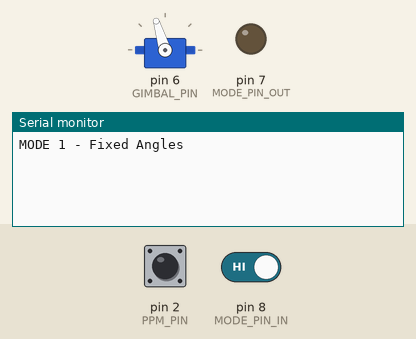
The sketch below on a simulated Arduino Uno, built with avr-gcc and run on an emulated ATmega328P. Shown: servo, output pins drawn as LEDs (lit = HIGH), the last lines printed to the serial monitor. The test bench sets the inputs (shaded band); at power-on: pin 2 (PPM_PIN) LOW, pin 8 (MODE_PIN_IN) HIGH.

Above: at 1.2 s.
1.3 s: pin 2 (PPM_PIN) pulsed HIGH 5 times (0.12 s each, 0.3 s apart)
At 3.7 s:
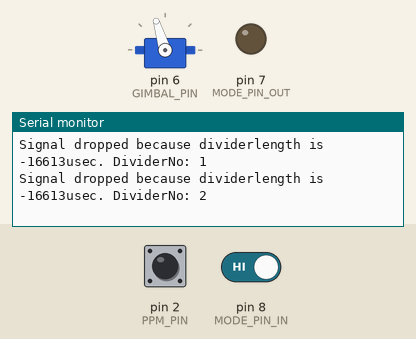
4.3 s: pin 2 (PPM_PIN) driven HIGH and pin 8 (MODE_PIN_IN) driven LOW
At 7.0 s:
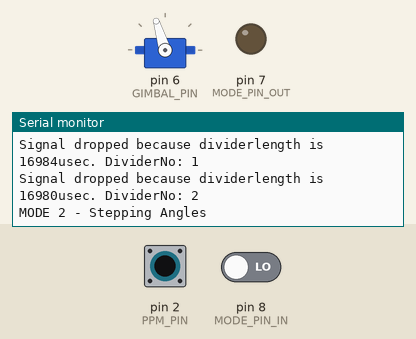
Timing chart, 0 to 8.5 s (numbered marks = the images above; inputs shaded):
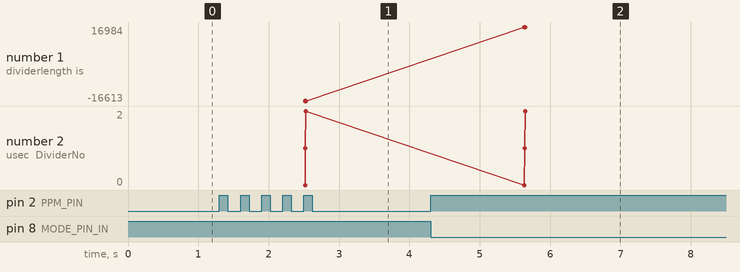

The sketch:

Gimbal_control.ino
```cpp
/*
 *  Bayangtoys X21 BGC Gimbal Control for Ardunio
 *  by kr0k0f4nt (2017) - Version 1.4
 *
 *  Version 1.4 (2019-10-28) by Watt
 *  - PPM signal interpretation is more strict. In case of garbaged signal, it drops the whole cycle.
 *  Version 1.3 (2018-02-13) by Watt
 *  - In Mode 2 buttons are accelerate the gimbal into the direction of the pressed button
 *  - When gimbal rotates at max speed, pressing the same button again stops the rotation
 *  Version 1.2 (2017-10-21)
 *  - Changed MODE 2 control to Start/Stop on each press on Photo/Video (Up/Down)
 *    Also reaching the MAX/MIN Angle will stop the movement
 *  - Changed default Value for SPEED to 2, to allow smooth Pans with the Gimbal
 *  - Remove STEPS Settings, as it is not longer required
 *
 *  Version 1.1 (2017-09-20)
 *  - Added SPEED to SETTINGS to Control MODE 1
 *  - Pressing the Video Button will now always set next Movement on Photo Button to upwards
 *
 *  Version 1.0 (2017-09-19)
 *  - Initial Release
 *
 *  PPM Processing based on Code by Sijjim (https://forum.arduino.cc/index.php?topic=182681.0)
 *  Inspired by Muhammad Imam Zulkarnaen (https://www.youtube.com/watch?v=pYitT60Frjc)
 */

// *********************** SETTINGS ****************************
/*
 * Angle can be 0-2000, but only Values between 1500-2000 make sense
 * 1000 = Camera looks straight up to the drone body, lower values make it look backwards
 * 1500 = Neutal Setting looking straight forward
 * 2000 = Cameras looks straight down
 */
#define MAX           2000     // Max Angle
#define STD           1650     // Standard Angle for MODE 1
#define MIN           1500     // Min Angle
#define SPEED         2        // Speed for MODE 1 when pressing Photo Button, 1 is slowest to 10 fastest
#define SPEED1        1        // Speed for MODE 2, 1 is slowest to 10 fastest
#define SPEED2        3        // Faster speed for MODE 2, 1 is slowest to 10 fastest

/*
 * Interrputs are not available on all Pins, for the Nano only on 2 & 3
 */
#define PPM_PIN       2        // PIN with X21 Signal

/*
 * This only needs to be a Pin that is capable of PWM, for the Nano this is 3,5-6,9-11
 */
#define GIMBAL_PIN    6       // PIN with Gimbal Signal

/*
 * Setting Up Pin Pair for MODE Control
 */
#define MODE_PIN_OUT  7        // MODE Pin Output
#define MODE_PIN_IN   8        // MODE Pin Input
#define MODE_1_FIXED  1        // Mode for fixed Angles on Video Button
#define MODE_2_STEP   2        // Mode for Stepping Angles video Video (Down) and Photo Up

/*
 * This will set the number of channels in the PPM signal
 */

#define CHANNELS        3         // X21 works with 3 Channels
#define CHANNEL_SIGNAL  2         // X21 Signal is on Channel 3

/*
 * These are the Signal average Values for the Channel 3, which varies on the Video/Photo Buttons being pressed
 */

#define SIGNAL_BASE    515
#define SIGNAL_PHOTO   1080
#define SIGNAL_VIDEO   1650
#define SIGNAL_TOLERANCE 20
#define DIVIDER        400
#define DIVIDER_TOLERANCE 35

// ****************** GLOBAL VARIABLES ******************

#include <Servo.h>
Servo Gimbal;

// State Variables for handling Signal toggles
boolean VideoMode = false;
int LastSignal = SIGNAL_BASE;

int GimbalMode = 0;
int GimbalState = STD;

// Variables for MODE 1 Control by Photo Button
int GimbalSteps = 0;
int GimbalLastSteps = SPEED;
                //   0       1     2     3       4
int Speeds[5] = {-SPEED2, -SPEED1, 0, SPEED1, SPEED2};
#define ZEROSPEEDINDEX 2       // Index of zero speed
int SpeedIndex = ZEROSPEEDINDEX;

// Variables for PPM Processing
volatile int Values[CHANNELS] = {0};
volatile int Dividers[CHANNELS + 1];

// *****************************************************

void setup() {
  // Serial Communcication Output
  Serial.begin(115200);

  // Settings up MODE pins
  pinMode(PPM_PIN, INPUT);
  pinMode(MODE_PIN_OUT, OUTPUT);
  pinMode(MODE_PIN_IN, INPUT_PULLUP);
  digitalWrite(MODE_PIN_OUT, LOW);

  // Setting up Gimbal
  Gimbal.attach(GIMBAL_PIN);
  Gimbal.writeMicroseconds(GimbalState);
}

void loop(){

  // MODE Selection
  if (digitalRead(MODE_PIN_IN) == HIGH) {
    if (GimbalMode != MODE_1_FIXED) {
      GimbalMode = MODE_1_FIXED;
      Serial.println("MODE 1 - Fixed Angles");
    }
  } else {
    if (GimbalMode != MODE_2_STEP) {
      GimbalMode = MODE_2_STEP;
      Serial.println("MODE 2 - Stepping Angles");
    }
  }

  int SyncLength = 0;
  // Wait for Sync on Signal
  // This new thing needed because we measured the length of the previous cycle's last LOW state.
  // So, the expected current state is HIGH. (pulseIn() first waits for LOW, which is not out goal in this case.)
  if (digitalRead(PPM_PIN) == HIGH)
  {
    // Measure HIGH state length
    SyncLength = micros();
    while (digitalRead(PPM_PIN) == HIGH)
    {
      delayMicroseconds(20);
    }
    SyncLength = micros() - SyncLength;
  }

  if (SyncLength < 22000)
    while(pulseIn(PPM_PIN, HIGH) < 22000){}

  int LowStarted;
  // Processing PPM Signal
  for (int Channel = 0; Channel < CHANNELS; Channel++) {
    LowStarted = micros();
    Values[Channel] = pulseIn(PPM_PIN, HIGH);
    Dividers[Channel] = micros() - LowStarted - Values[Channel];
  }

  // Measure last LOW state length
  LowStarted = micros();
  while (digitalRead(PPM_PIN) == LOW)
  {
    delayMicroseconds(10);
  }
  Dividers[CHANNELS] = micros() - LowStarted;

  // Determinig the Sigal for easier handling
  int Signal = Values[CHANNEL_SIGNAL];
  int SignalDifference = Signal - SIGNAL_VIDEO;
  if (abs(SignalDifference) < SIGNAL_TOLERANCE) {
    Signal = SIGNAL_VIDEO;
  } else
  {
    SignalDifference = Signal - SIGNAL_PHOTO;
    if (abs(SignalDifference) < SIGNAL_TOLERANCE) {
      Signal = SIGNAL_PHOTO;
    } else {
      SignalDifference = Signal - SIGNAL_BASE;
      if (abs(SignalDifference) < SIGNAL_TOLERANCE) {
        Signal = SIGNAL_BASE;
      }
      else
      {
        //Unrecognised signal length
        Signal = LastSignal;
        Serial.print("Unrecognised signal length ");
        Serial.println(Values[CHANNEL_SIGNAL]);

      }
    }
  }

  //1st Garbage testing
  //Check for signal lengths
  for (int Channel = 0; Channel < CHANNELS; Channel++) {
    //If any of the signal lengths fall out of the threshold, then it's a garbaged signal.
    if (Values[Channel] < SIGNAL_BASE - SIGNAL_TOLERANCE || Values[Channel] > SIGNAL_VIDEO + SIGNAL_TOLERANCE)
    {
      //Drop garbage
      Signal = LastSignal;
      Serial.print("Signal dropped because signal length is ");
      Serial.print(Values[Channel]);
      Serial.println("usec");
    }
  }

  //2nd Garbage testing
  //Check for dividers lengths
  for (int Channel = 0; Channel < CHANNELS; Channel++) {
    int DividerDifference = Dividers[Channel] - 400;
    if (abs(DividerDifference) > DIVIDER_TOLERANCE)
    {
      Signal = LastSignal;
      Serial.print("Signal dropped because dividerlength is ");
      Serial.print(Dividers[Channel]);
      Serial.print("usec. DividerNo: ");
      Serial.println(Channel);
    }
  }

  // Uncomment these to test your signal lengths
  //Serial.print("Values[CHANNEL_SIGNAL] ");
  //Serial.println(Values[CHANNEL_SIGNAL]);

  // Only do something whenever Signal changes
  if (LastSignal != Signal) {

    /*
     *  Figuring out which Key was actually pressed ...
     *  This is a bit tricky as there are only 3 Signal States and the SIGNAL_BASE is shared by both Buttons
     *  To solve this we need to maintain the State of the VideoMode as well as the LastSignal.
    */


    int KeyPressed;

    switch(Signal) {
      case SIGNAL_VIDEO:
        if (VideoMode) {
          VideoMode = false;
          KeyPressed = SIGNAL_VIDEO;
        } else {
          VideoMode = true;
          KeyPressed = SIGNAL_VIDEO;
        }
        break;
      case SIGNAL_PHOTO:
        KeyPressed = SIGNAL_PHOTO;
        break;
      case SIGNAL_BASE:
        if (VideoMode == true && LastSignal == SIGNAL_VIDEO) {
          VideoMode = false;
          KeyPressed = SIGNAL_VIDEO;
        } else if (VideoMode == false && LastSignal == SIGNAL_VIDEO) {
          VideoMode = true;
          KeyPressed = SIGNAL_VIDEO;
        } else {
          KeyPressed = SIGNAL_PHOTO;
        }
        break;
    }

    DebugPrintStates(KeyPressed, Signal, VideoMode, Values[CHANNEL_SIGNAL]);

    if (GimbalMode == MODE_1_FIXED) {
      // MODE 1 - Using Fixed Values on Video Button / Toggle Control on Photo

      // Toggle between Standard and Maximum Angle with Video Mode
      if (KeyPressed == SIGNAL_VIDEO) {
        // Stop current movement and set next direction to upwards
        GimbalSteps = 0;
        GimbalLastSteps = SPEED;
        // Video Mode represents the Angles on the Remote, it toggels between MAX and STD Settings
        if (VideoMode) {
          GimbalState = MAX;
        } else {
          GimbalState = STD;
        }
      } else {
        // Photo Button controls the Gimbal by starting or stopping the motion and cycle direction each time
        if (GimbalSteps != 0) {
          // Gimbal is currently moving ... Stop now!
          GimbalSteps = 0;
        } else {
          // Gimbal is stopped ... Start moving and switch direction!
          GimbalSteps = GimbalLastSteps * (-1);
          GimbalLastSteps = GimbalSteps;
        }
      }

    } else {
      // MODE 2 - Using Photo Button for Step Up / Video Button for Down

      if (KeyPressed == SIGNAL_VIDEO) {
        // Accelerate the Gimbal downwards  (or stop it)...
        if (++SpeedIndex >= (sizeof(Speeds) / sizeof(int)))
          SpeedIndex = ZEROSPEEDINDEX;
      } else {
        // Accelerate the Gimbal upwards (or stop it)...
        if (--SpeedIndex < 0)
          SpeedIndex = ZEROSPEEDINDEX;
      }
      Serial.print("SpeedIndex: ");
      Serial.println(SpeedIndex);
      GimbalSteps = Speeds[SpeedIndex];
      Serial.print("GimbalSteps: ");
      Serial.println(GimbalSteps);
    }

    // Overwrite Last Signal
    LastSignal = Signal;

  }

  // Write GimbalState but maintain MIN/MAX Angles and stop movment if exceeded
  if (GimbalState + GimbalSteps > MAX) {
    GimbalState = MAX;
    GimbalSteps = 0;
    SpeedIndex = ZEROSPEEDINDEX;
  } else if (GimbalState + GimbalSteps < MIN) {
    GimbalState = MIN;
    GimbalSteps = 0;
    SpeedIndex = ZEROSPEEDINDEX;
  } else {
    Gimbal.writeMicroseconds(GimbalState += GimbalSteps);
  }
}

void DebugPrintStates(int KeyPressed, int Signal, boolean VideoMode, int SignalLength) {
    Serial.print("Key pressed: ");
    if (KeyPressed == SIGNAL_VIDEO) {
      Serial.print("VIDEO - ");
      Serial.println(SignalLength);
    } else {
      Serial.print("PHOTO - ");
      Serial.println(SignalLength);
    }
    Serial.print("Video Mode: ");
    if (VideoMode) {
      Serial.println("ON");
    } else {
      Serial.println("OFF");
    }
}
```

Measured:
- after the input at 1.3 s, the serial monitor: prints a new line after 1.2 s (image 1)
- after the input at 4.3 s, the serial monitor: prints a new line after 1.3 s (image 2)
- plotted number 1: -16613 → 16980 after the input at 4.3 s
